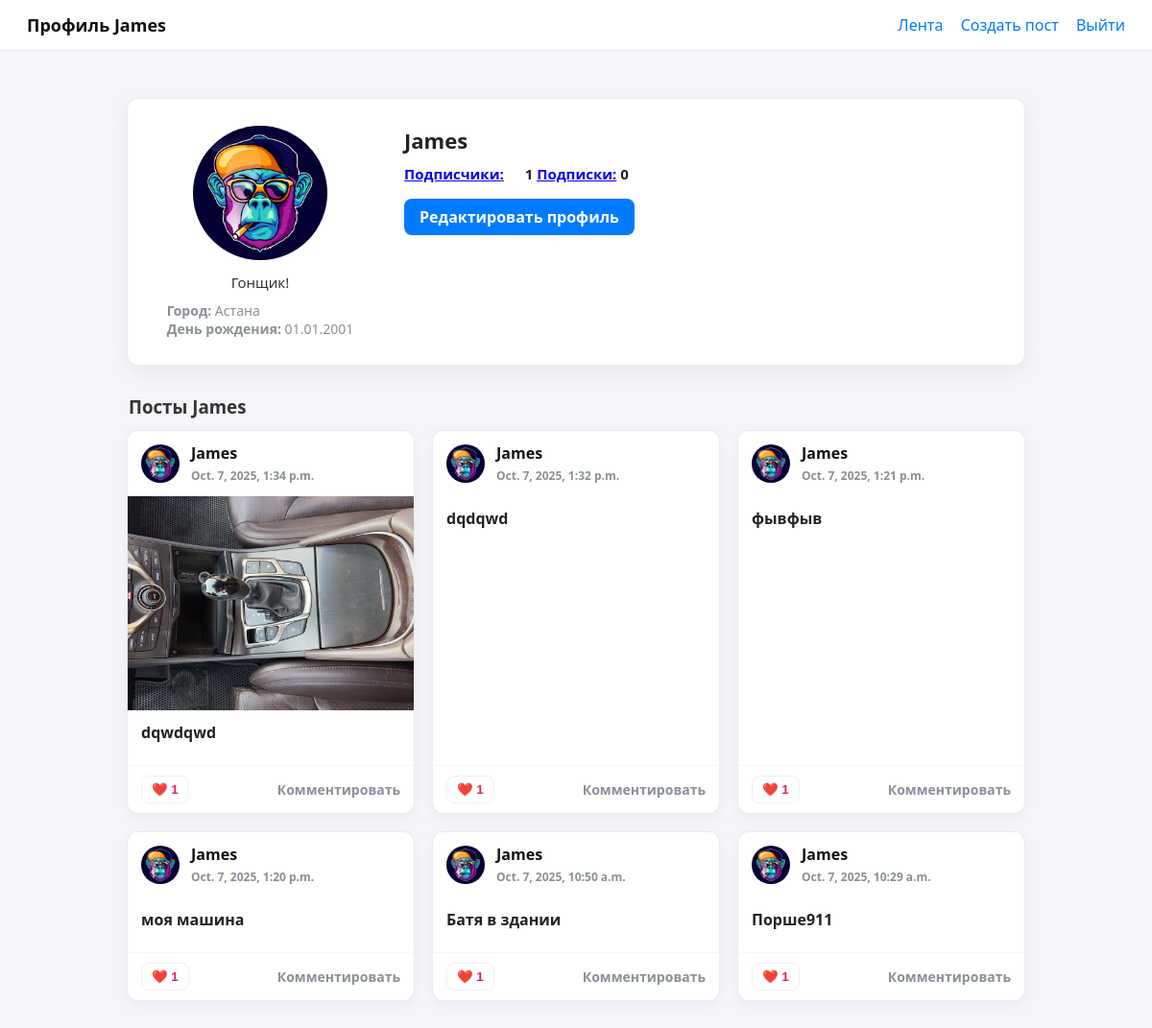
/accounts/profile/James/ (signed in), run on the app's committed database.
### blog/models.py (models this page shows, shortened)
class Profile(models.Model):
	user = models.OneToOneField(User, on_delete=models.CASCADE)
	avatar = models.ImageField(upload_to='avatars/', blank=True, null=True)
	bio = models.TextField(blank=True, null=True)
	city = models.CharField(max_length=100, blank=True, null=True)
	birth_date = models.DateField(blank=True, null=True)

class Post (models.Model):
	author = models.ForeignKey(User, on_delete=models.CASCADE)
	image = models.ImageField(upload_to='posts/', blank=True)
	description = models.TextField()
	likes = models.ManyToManyField(User, related_name='liked_posts', blank=True)
	created_at = models.DateTimeField(auto_now_add=True)
	def total_likes(self):
		return self.likes.count()

### blog/views.py (the view)
# urls.py: path('accounts/profile/<str:username>/', views.profile_view, name='profile'),
@login_required
def profile_view(request, username):
    user = request.user
    profile_user = get_object_or_404(User, username=username)
    profile = profile_user.profile
    posts = Post.objects.all().filter(author=profile_user).order_by('-created_at')
    is_following = False
    if user.is_authenticated:
        is_following = user.following.filter(followed=profile_user).exists()
    return render(request, 'profile.html', {'profile': profile, 'posts': posts, 'profile_user': profile_user, 'user': user, 'is_following': is_following})

### blog/templates/profile.html (shortened to what this page needs)
<!DOCTYPE html>
<html lang="ru">
<head>
</head>
<body>
<header>
  <h1>Профиль {{ profile_user.username }}</h1>
  <nav>
    <a href="{% url 'post_list' %}">Лента</a>
    <a href="{% url 'create_post' %}">Создать пост</a>
    <a href="{% url 'logout' %}">Выйти</a>
  </nav>
</header>
<main>
  <div class="profile-card">
    <div class="profile-left">
      <div class="profile-avatar"
           {% if profile.avatar %}
             style="background-image: url('{{ profile.avatar.url }}');"
           {% endif %}>
      </div>
      <div class="profile-bio">{{ profile.bio|default:"Пока ничего не написано." }}</div>
      <div class="profile-meta">
        <strong>Город:</strong> {{ profile.city|default:"—" }}<br>
        <strong>День рождения:</strong> {{ profile.birth_date|date:"d.m.Y"|default:"—" }}
      </div>
    </div>
    <div class="profile-right">
      <h2>{{ profile_user.get_full_name|default:profile_user.username }}</h2>
      <div class="follow-stats">
        <a href="{% url 'followers' username=profile_user%}"><strong>Подписчики:</a> {{ profile_user.followers.count }}</span>
        <a href="{% url 'followers' username=profile_user%}"><strong>Подписки:</a> {{ profile_user.following.count }}</span>
      </div>
      {% if request.user == profile_user %}
        <a class="edit-link" href="{% url 'profile_edit' profile_user.username %}">Редактировать профиль</a>
      {% endif %}
    </div>
  </div>
  <h3 style="margin:6px 0 12px 2px; color:#333;">Посты {{ profile_user.username }}</h3>
  {% if posts %}
    <div class="posts-grid">
      {% for post in posts %}
        <div class="post-card">
          <div class="post-top">
            <div class="mini-avatar"
                 {% if post.author.profile.avatar %}
                   style="background-image: url('{{ post.author.profile.avatar.url }}');"
                 {% endif %}>
            </div>
            <div>
              <a href="{% url 'profile' post.author.username %}" class="post-author">{{ post.author.username }}</a><br>
              <span class="post-time">{{ post.created_at }}</span>
            </div>
          </div>
          {% if post.image %}
            <div class="post-media">
              <a href="{% url 'post_detail' post.id %}">
                <img src="{{ post.image.url }}" alt="Фото поста">
              </a>
            </div>
          {% endif %}
          <div class="post-body">
            <p class="post-text">{{ post.description|linebreaksbr }}</p>
          </div>
          <div class="post-actions">
            <form action="{% url 'like_post' post.id %}" method="post" style="margin:0;">
              <button type="submit" class="like-btn">❤️ {{ post.total_likes }}</button>
            </form>
            <a class="comments-link" href="{% url 'post_detail' post.id %}#comments">Комментировать</a>
          </div>
        </div>
      {% endfor %}
    </div>
  {% else %}
    <div class="no-posts">Постов пока нет 🙃</div>
  {% endif %}
</main>
</body>
</html>

### blog/templates/profile.html (style rules this page uses)
:root { --bg: #f4f4f9; --card-bg: #ffffff; --muted: #8a8f98; --accent: #007bff; --danger: #e0245e; --border: rgba(0, 0, 0, 0.08); --shadow: 0 6px 20px rgba(24, 39, 75, 0.06); --radius: 12px; }
* { box-sizing: border-box; }
body { font-family: "Segoe UI", Roboto, Arial, sans-serif; background: var(--bg); margin: 0; color: #222; -webkit-font-smoothing: antialiased; }
header { background: var(--card-bg); padding: 14px 28px; display: flex; align-items: center; justify-content: space-between; box-shadow: 0 1px 0 rgba(0, 0, 0, 0.04); position: sticky; top: 0; z-index: 50; }
header h1 { margin: 0; font-size: 18px; color: #111; }
header nav a { color: var(--accent); text-decoration: none; margin-left: 14px; font-weight: 500; }
main { max-width: 980px; margin: 28px auto; padding: 22px; }
.profile-card { display: flex; gap: 40px; background: var(--card-bg); border: 1px solid var(--border); border-radius: var(--radius); padding: 28px; box-shadow: var(--shadow); margin-bottom: 30px; align-items: flex-start; }
.profile-left { display: flex; flex-direction: column; align-items: center; width: 220px; }
.profile-avatar { width: 140px; height: 140px; border-radius: 50%; background: #ddd; background-size: cover; background-position: center; border: 2px solid rgba(0, 0, 0, 0.05); }
.profile-bio { margin-top: 12px; color: #333; line-height: 1.5; font-size: 15px; word-break: break-word; }
.profile-meta { margin-top: 8px; color: var(--muted); font-size: 14px; }
.profile-right { flex: 1; }
.profile-right h2 { margin: 0; font-size: 22px; font-weight: 700; }
.follow-stats { display: flex; gap: 22px; font-size: 15px; margin-top: 10px; }
.edit-link { margin-top: 16px; display: inline-block; padding: 8px 16px; background: var(--accent); color: #fff; border-radius: 8px; text-decoration: none; font-weight: 600; transition: background 0.2s ease; }
.posts-grid { display: grid; grid-template-columns: repeat(auto-fit, minmax(300px, 1fr)); gap: 18px; }
.post-card { background: var(--card-bg); border: 1px solid var(--border); border-radius: 12px; overflow: hidden; box-shadow: 0 4px 14px rgba(22, 28, 45, 0.04); transition: transform .15s ease, box-shadow .15s ease; display: flex; flex-direction: column; }
.post-top { display: flex; align-items: center; gap: 12px; padding: 12px 14px; }
.mini-avatar { width: 40px; height: 40px; border-radius: 50%; background: #ddd; background-size: cover; background-position: center; border: 1px solid rgba(0, 0, 0, 0.04); flex: 0 0 40px; }
.post-author { font-weight: 700; color: #111; text-decoration: none; }
.post-time { color: var(--muted); font-size: 12px; }
.post-media img { display: block; width: 100%; height: auto; object-fit: cover; }
.post-body { padding: 12px 14px; flex: 1; }
.post-text { margin: 0 0 10px 0; color: #222; line-height: 1.45; }
.post-actions { display: flex; align-items: center; justify-content: space-between; padding: 10px 14px; border-top: 1px solid rgba(0, 0, 0, 0.03); }
.like-btn { background: none; border: 1px solid rgba(0, 0, 0, 0.06); padding: 6px 10px; border-radius: 8px; cursor: pointer; color: var(--danger); font-weight: 600; display: inline-flex; align-items: center; gap: 8px; }
.comments-link { color: var(--muted); text-decoration: none; font-size: 14px; }

### data on the page
Profile: avatar (picture), bio "Гонщик!", city "Астана", birth_date "01.01.2001"
Post: author.avatar (picture), author.username "James", created_at "Oct. 7, 2025, 1:34 p.m.", image (picture), description "dqwdqwd", total_likes "1"
Post: author.avatar (picture), author.username "James", created_at "Oct. 7, 2025, 1:32 p.m.", description "dqdqwd", total_likes "1"
Post: author.avatar (picture), author.username "James", created_at "Oct. 7, 2025, 1:21 p.m.", description "фывфыв", total_likes "1"
Post: author.avatar (picture), author.username "James", created_at "Oct. 7, 2025, 1:20 p.m.", description "моя машина", total_likes "1"
Post: author.avatar (picture), author.username "James", created_at "Oct. 7, 2025, 10:50 a.m.", description "Батя в здании", total_likes "1"
Post: author.avatar (picture), author.username "James", created_at "Oct. 7, 2025, 10:29 a.m.", description "Порше911", total_likes "1"

### other printed values
{{ profile_user.username }} "James"
{{ profile_user.get_full_name|default:profile_user.username }} "James"
{{ profile_user.followers.count }} "1"
{{ profile_user.following.count }} "0"
